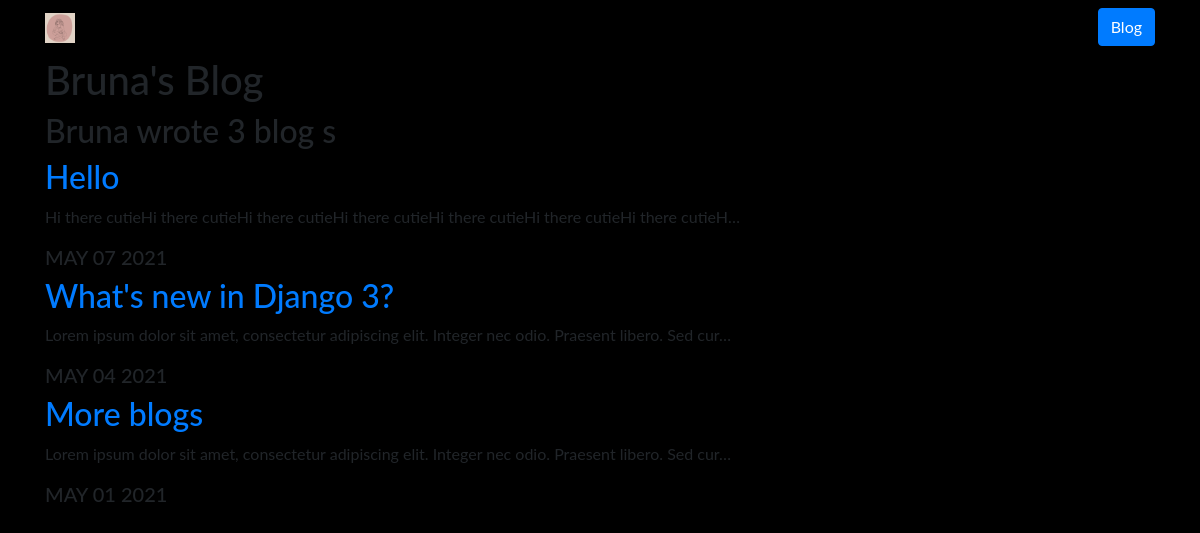
Screenshot of /blog/ with the database file from the repository.
### blog/models.py (models this page shows, shortened)
class Blog(models.Model):
    title = models.CharField(max_length=200)
    description = models.TextField()
    date = models.DateField()

### blog/views.py (the view)
# urls.py: path('', views.all_blogs, name='all_blogs'),
def all_blogs(request):
    blogs = Blog.objects.order_by('-date')
    return render(request, 'blog/all_blogs.html', {'blogs': blogs})

### blog/templates/blog/all_blogs.html (shortened to what this page needs)
{% extends 'portfolio/base.html' %}
{% block content %}
<h1> Bruna's Blog </h1>
<h2>Bruna wrote {{ blogs.count }} blog {{ blogs.count|pluralize }} </h2>
{% for blog in blogs %}
<a href="{% url 'blog:detail' blog.id %}"><h2>{{ blog.title }}</h2></a>
<p> {{ blog.description|striptags|truncatechars:100 }}</p>
<h5>{{ blog.date|date:'M d Y'|upper}}</h5>
{% endfor %}
{% endblock %}

### portfolio/static/portfolio/custom.css (style rules this page uses)
body { font-family: 'Lato', sans-serif; background-color: black; }

### rows the page displays
Blog: title "Hello", description "Hi there cutieHi there cutieHi there cutieHi there cutieHi there cutieHi there cutieHi there cutieH…", date "MAY 07 2021"
Blog: title "What's new in Django 3?", description "Lorem ipsum dolor sit amet, consectetur adipiscing elit. Integer nec odio. Praesent libero. Sed cur…", date "MAY 04 2021"
Blog: title "More blogs", description "Lorem ipsum dolor sit amet, consectetur adipiscing elit. Integer nec odio. Praesent libero. Sed cur…", date "MAY 01 2021"

### other values shown
{{ blogs.count }} "3"
